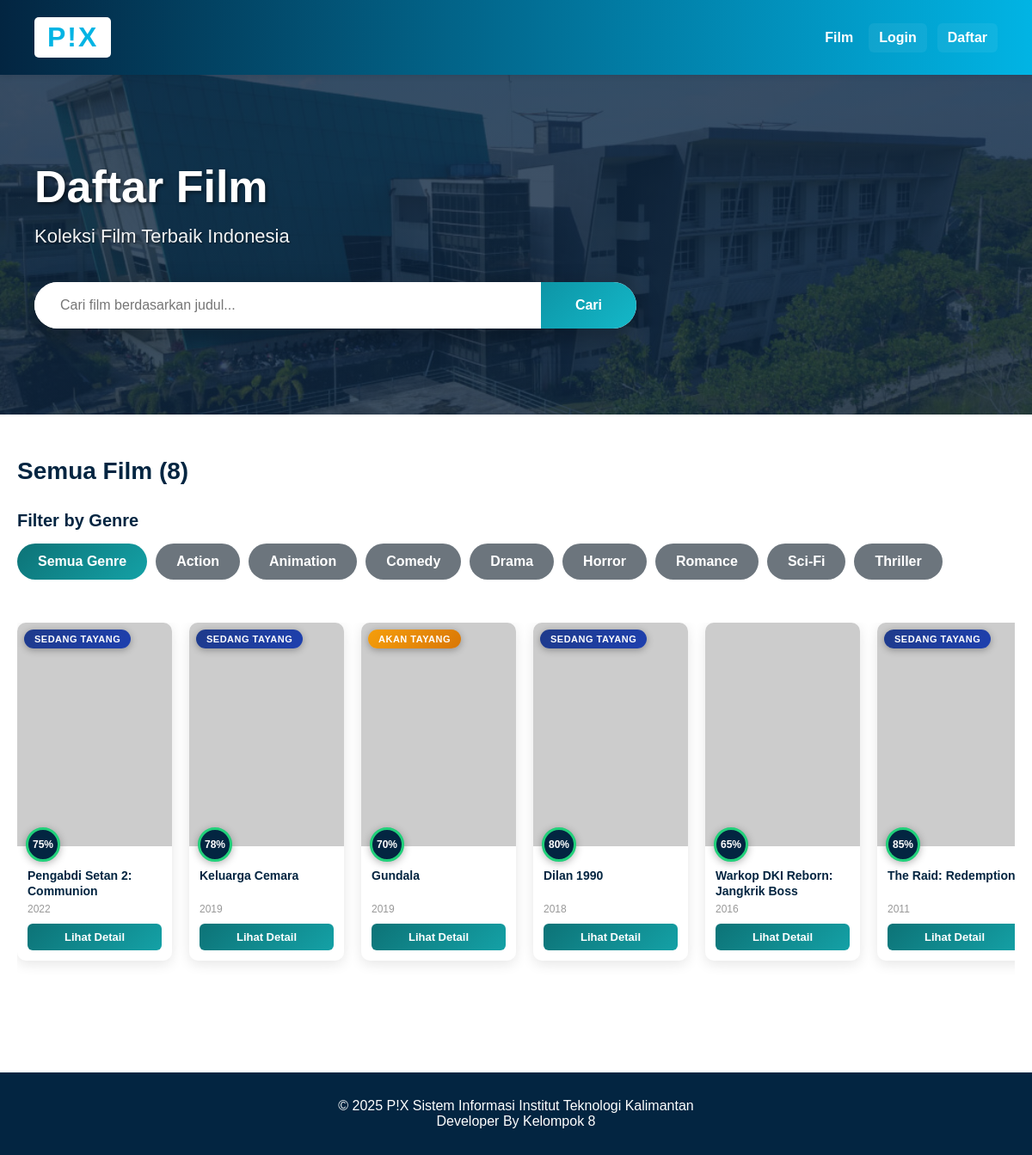
Before: / with the older database file.
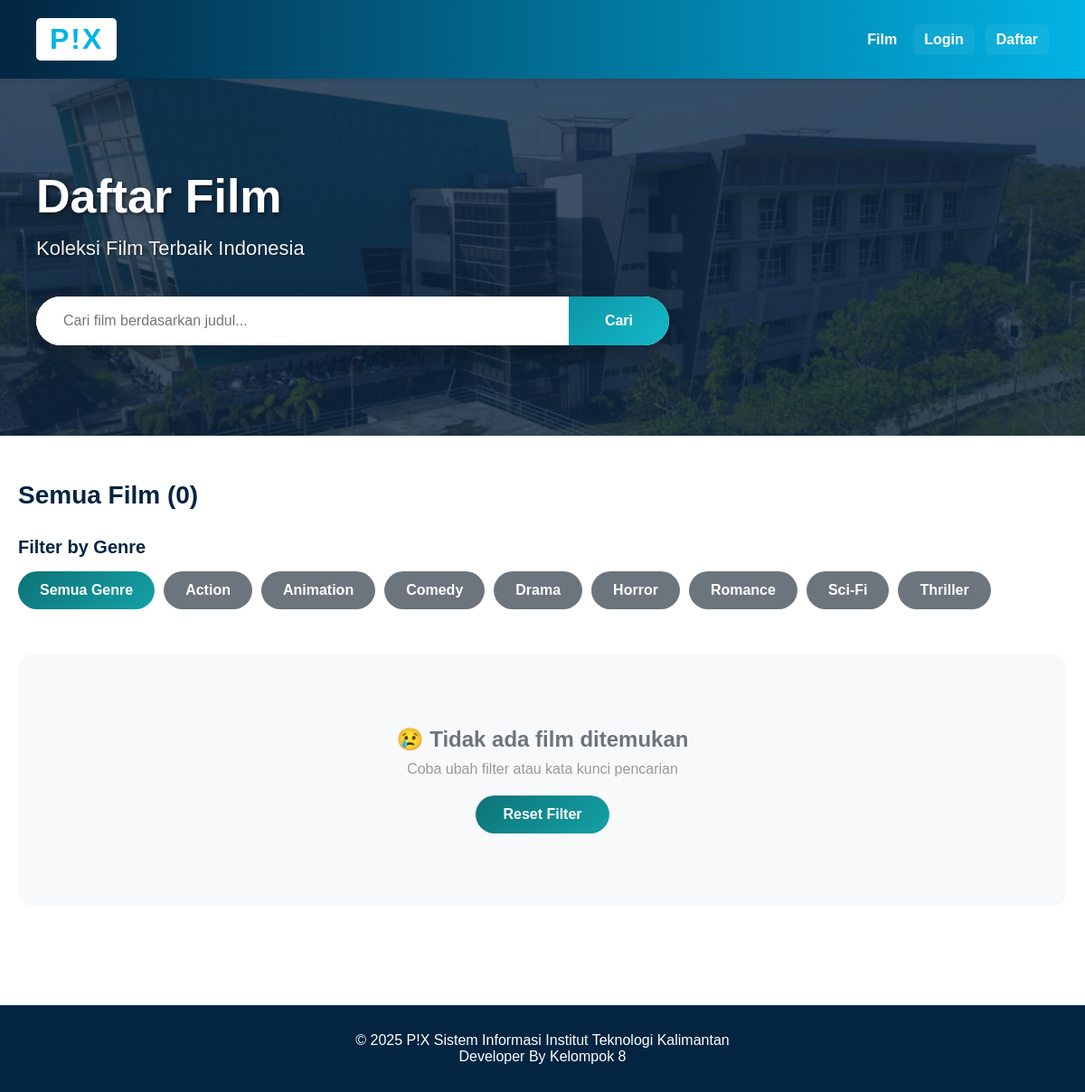
After: the same page with the newer database file.
### tables this page shows
CREATE TABLE Genre (
    id_genre INT PRIMARY KEY AUTO_INCREMENT,
    nama_genre VARCHAR(50) NOT NULL,
    deskripsi TEXT,
    created_at TIMESTAMP DEFAULT CURRENT_TIMESTAMP
);

CREATE TABLE Film (
    id_film INT PRIMARY KEY AUTO_INCREMENT,
    judul_film VARCHAR(200) NOT NULL,
    tahun_rilis YEAR NOT NULL,
    durasi_menit INT NOT NULL,
    sipnosis TEXT,
    rating DECIMAL(3,1),
    poster_url VARCHAR(500) DEFAULT 'https://via.placeholder.com/300x450',
    id_genre INT,
    created_at TIMESTAMP DEFAULT CURRENT_TIMESTAMP,
    updated_at TIMESTAMP DEFAULT CURRENT_TIMESTAMP ON UPDATE CURRENT_TIMESTAMP,
    FOREIGN KEY (id_genre) REFERENCES Genre(id_genre) ON DELETE SET NULL
);

### controllers/FilmController.php (called while the page is built, shortened)
<?php
require_once 'config/database.php';
require_once 'models/Film.php';
require_once 'models/Genre.php';
class FilmController {
    private $film;
    private $genre;
    public function __construct() {
        $database = new Database();
        $this->db = $database->getConnection();
        $this->film = new Film($this->db);
        $this->genre = new Genre($this->db);
    }
    public function index() {
        $search = isset($_GET['search']) ? $_GET['search'] : '';
        $genre_filter = isset($_GET['genre']) ? $_GET['genre'] : '';
        $status_filter = isset($_GET['status']) ? $_GET['status'] : '';
        if($status_filter != '') {
            switch($status_filter) {
                case 'akan_tayang':
                    $stmt = $this->film->readAkanTayang();
                    break;
                case 'sedang_tayang':
                    $stmt = $this->film->readSedangTayang();
                    break;
                case 'telah_tayang':
                    $stmt = $this->film->readTelahTayang();
                    break;
                default:
                    $stmt = $this->film->readAll();
            }
        } elseif($search != '') {
            $stmt = $this->film->search($search);
        } elseif($genre_filter != '') {
            $stmt = $this->film->readByGenre($genre_filter);
        } else {
            $stmt = $this->film->readAll();
        }
        $films = $stmt->fetchAll(PDO::FETCH_ASSOC);
        $genres = $this->genre->readAll()->fetchAll(PDO::FETCH_ASSOC);
        require_once 'views/film/index.php';
    }
}
?>

### config/database.php (called while the page is built, shortened)
<?php
class Database {
    private $host = "localhost";
    private $db_name = "pix_database";
    private $username = "root";
    private $password = "";
    public function getConnection() {
        $this->conn = null;
        try {
            $this->conn = new PDO(
                "mysql:host=" . $this->host . ";dbname=" . $this->db_name,
                $this->username,
                $this->password
            );
            $this->conn->setAttribute(PDO::ATTR_ERRMODE, PDO::ERRMODE_EXCEPTION);
            $this->conn->exec("set names utf8mb4");
        } catch(PDOException $exception) {
            echo "Connection error: " . $exception->getMessage();
        }
        return $this->conn;
    }
}
?>

### models/Film.php (called while the page is built, shortened)
<?php
require_once 'models/QueryBuilder.php';
class Film {
    private $qb;
    private $table_name = "Film";
    public function __construct($db) {
        $this->qb = new QueryBuilder($db);
    }
    public function readAll() {
        $stmt = $this->qb->reset()
            ->table($this->table_name . ' f')
            ->select('f.*, g.nama_genre')
            ->leftJoin('Genre g', 'f.id_genre', '=', 'g.id_genre')
            ->orderBy('f.tahun_rilis', 'DESC')
            ->get();
        return $stmt;
    }
}
?>

### models/QueryBuilder.php (called while the page is built, shortened)
<?php
class QueryBuilder {
    private $pdo;
    private $table;
    private $bindings = [];
    private $select = '*';
    private $joins = [];
    private $orderBy = [];
    public function __construct($pdo) {
        $this->pdo = $pdo;
    }
    public function table($table) {
        $this->table = $table;
        return $this;
    }
    public function select($columns = '*') {
        if (is_array($columns)) {
            $this->select = implode(', ', $columns);
        } else {
            $this->select = $columns;
        }
        return $this;
    }
    public function join($table, $first, $operator, $second, $type = 'INNER') {
        $this->joins[] = "$type JOIN $table ON $first $operator $second";
        return $this;
    }
    public function leftJoin($table, $first, $operator, $second) {
        return $this->join($table, $first, $operator, $second, 'LEFT');
    }
    public function orderBy($column, $direction = 'ASC') {
        $this->orderBy[] = "$column $direction";
        return $this;
    }
    private function buildSelectQuery() {
        $query = "SELECT {$this->select} FROM {$this->table}";
        if (!empty($this->joins)) {
            $query .= ' ' . implode(' ', $this->joins);
        }
        if (!empty($this->orderBy)) {
            $query .= ' ORDER BY ' . implode(', ', $this->orderBy);
        }
        return $query;
    }
    public function get() {
        $query = $this->buildSelectQuery();
        $stmt = $this->pdo->prepare($query);
        $stmt->execute($this->bindings);
        return $stmt;
    }
    public function reset() {
        $this->bindings = [];
        $this->select = '*';
        $this->joins = [];
        $this->orderBy = [];
        $this->limit = null;
        $this->offset = null;
        return $this;
    }
}
?>

### models/Genre.php (called while the page is built, shortened)
<?php
require_once 'models/QueryBuilder.php';
class Genre {
    private $qb;
    private $table_name = "Genre";
    public function __construct($db) {
        $this->qb = new QueryBuilder($db);
    }
    public function readAll() {
        $stmt = $this->qb->reset()
            ->table($this->table_name)
            ->select('*')
            ->orderBy('nama_genre', 'ASC')
            ->get();
        return $stmt;
    }
}
?>

### views/film/index.php (the view, shortened to what the rows shown need)
<?php require_once 'views/layouts/header.php'; ?>
<div style="background: linear-gradient(rgba(13, 37, 63, 0.8), rgba(13, 37, 63, 0.8)), url('assets/bakcground film/Belakang-Kiri-1024x576.jpg') center/cover; padding: 100px 20px; color: white; position: relative;">
    <div style="max-width: 1400px; margin: 0 auto; padding: 0 20px;">
        <h1 style="font-size: 52px; margin: 0 0 15px 0; font-weight: 700; text-shadow: 2px 2px 4px rgba(0,0,0,0.5);">Daftar Film</h1>
    </div>
</div>
<div class="container" style="max-width: 1400px; margin: 0 auto; padding: 50px 20px;">
    <div style="margin-bottom: 30px;">
        <h2 style="font-size: 28px; color: #032541; margin: 0;">Semua Film (<?php echo count($films); ?>)</h2>
    </div>
    <div style="margin-bottom: 40px;">
        <div style="display: flex; gap: 10px; overflow-x: auto; padding-bottom: 10px; scrollbar-width: thin;">
            <a href="index.php?module=film"
               style="flex-shrink: 0; padding: 12px 24px; background: <?php echo empty($genre_filter) ? 'linear-gradient(135deg, #0d7377, #14a1a6)' : '#6c757d'; ?>; color: white; border-radius: 25px; text-decoration: none; font-weight: 600; transition: all 0.3s; white-space: nowrap;">
                Semua Genre
            </a>
            <?php foreach($genres as $genre): ?>
                <a href="index.php?module=film&genre=<?php echo $genre['id_genre']; ?>"
                   style="flex-shrink: 0; padding: 12px 24px; background: <?php echo ($genre_filter == $genre['id_genre']) ? 'linear-gradient(135deg, #0d7377, #14a1a6)' : '#6c757d'; ?>; color: white; border-radius: 25px; text-decoration: none; font-weight: 600; transition: all 0.3s; white-space: nowrap;">
                    <?php echo htmlspecialchars($genre['nama_genre']); ?>
                </a>
            <?php endforeach; ?>
        </div>
    </div>
    <?php if(empty($films)): ?>
        <div style="text-align: center; padding: 80px 20px; background: #f8f9fa; border-radius: 15px;">
            <h3 style="font-size: 24px; color: #6c757d; margin: 0 0 10px 0;">😢 Tidak ada film ditemukan</h3>
            <p style="color: #999; margin: 0 0 20px 0;">Coba ubah filter atau kata kunci pencarian</p>
            <a href="index.php?module=film" style="display: inline-block; padding: 12px 30px; background: linear-gradient(135deg, #0d7377, #14a1a6); color: white; text-decoration: none; border-radius: 25px; font-weight: 600;">
                Reset Filter
            </a>
        </div>
    <?php else: ?>
        <div style="display: flex; gap: 20px; overflow-x: auto; padding-bottom: 20px; scrollbar-width: thin;">
            <?php foreach($films as $film): ?>
                <div style="flex-shrink: 0; width: 180px; background: white; border-radius: 10px; overflow: hidden; box-shadow: 0 4px 15px rgba(0,0,0,0.1); transition: transform 0.3s;" onmouseover="this.style.transform='translateY(-8px)'" onmouseout="this.style.transform='translateY(0)'">
                    <div style="position: relative;">
                        <img src="<?php echo htmlspecialchars($film['poster_url'] ?? 'https://via.placeholder.com/200x300'); ?>"
                             alt="<?php echo htmlspecialchars($film['judul_film']); ?>"
                             style="width: 100%; height: 260px; object-fit: cover; display: block;">
                        <?php if(isset($film['status']) && $film['status']): ?>
                            <div style="position: absolute; top: 8px; left: 8px; background: <?php echo $film['status'] == 'Sedang Tayang' ? 'linear-gradient(135deg, #1e3a8a, #1e40af)' : 'linear-gradient(135deg, #f59e0b, #d97706)'; ?>; color: white; padding: 5px 12px; border-radius: 20px; font-size: 11px; font-weight: 700; box-shadow: 0 2px 8px rgba(0,0,0,0.3); text-transform: uppercase; letter-spacing: 0.5px;">
                                <?php echo $film['status'] == 'Sedang Tayang' ? 'Sedang Tayang' : 'Akan Tayang'; ?>
                            </div>
                        <?php endif; ?>
                        <div style="position: absolute; bottom: -18px; left: 10px; width: 40px; height: 40px; background: #032541; border-radius: 50%; display: flex; align-items: center; justify-content: center; border: 3px solid #21d07a; box-shadow: 0 2px 10px rgba(0,0,0,0.3);">
                            <span style="color: white; font-weight: bold; font-size: 12px;"><?php echo number_format($film['rating'] * 10, 0); ?>%</span>
                        </div>
                    </div>
                    <div style="padding: 25px 12px 12px 12px;">
                        <h3 style="margin: 0 0 5px 0; font-size: 14px; color: #032541; font-weight: 700; line-height: 1.3; height: 36px; overflow: hidden; text-overflow: ellipsis; display: -webkit-box; -webkit-line-clamp: 2; -webkit-box-orient: vertical;">
                            <?php echo htmlspecialchars($film['judul_film']); ?>
                        </h3>
                        <p style="margin: 0 0 10px 0; color: #999; font-size: 12px;">
                            <?php echo $film['tahun_rilis']; ?>
                        </p>
                        <a href="index.php?module=film&action=show&id=<?php echo $film['id_film']; ?>"
                           style="display: block; text-align: center; padding: 8px; background: linear-gradient(135deg, #0d7377, #14a1a6); color: white; text-decoration: none; border-radius: 6px; font-weight: 600; font-size: 13px; transition: all 0.3s;">
                            Lihat Detail
                        </a>
                    </div>
                </div>
            <?php endforeach; ?>
        </div>
    <?php endif; ?>
</div>
<?php require_once 'views/layouts/footer.php'; ?>

Changed rows visible on the page:
removed film: shows "SEDANG TAYANG", $film['rating']*10 "75", judul_film "Pengabdi Setan 2: Communion", tahun_rilis "2022"
removed film: shows "SEDANG TAYANG", $film['rating']*10 "78", judul_film "Keluarga Cemara", tahun_rilis "2019"
removed film: shows "AKAN TAYANG", $film['rating']*10 "70", judul_film "Gundala", tahun_rilis "2019"
removed film: shows "SEDANG TAYANG", $film['rating']*10 "80", judul_film "Dilan 1990", tahun_rilis "2018"
removed film: $film['rating']*10 "65", judul_film "Warkop DKI Reborn: Jangkrik Boss", tahun_rilis "2016"
removed film: shows "SEDANG TAYANG", $film['rating']*10 "85", judul_film "The Raid: Redemption", tahun_rilis "2011"
Other visible differences:
count($films): "8" → "0"
text now shown: "😢 Tidak ada film ditemukan Coba ubah filter atau kata kunci pencarian Reset Filter"
